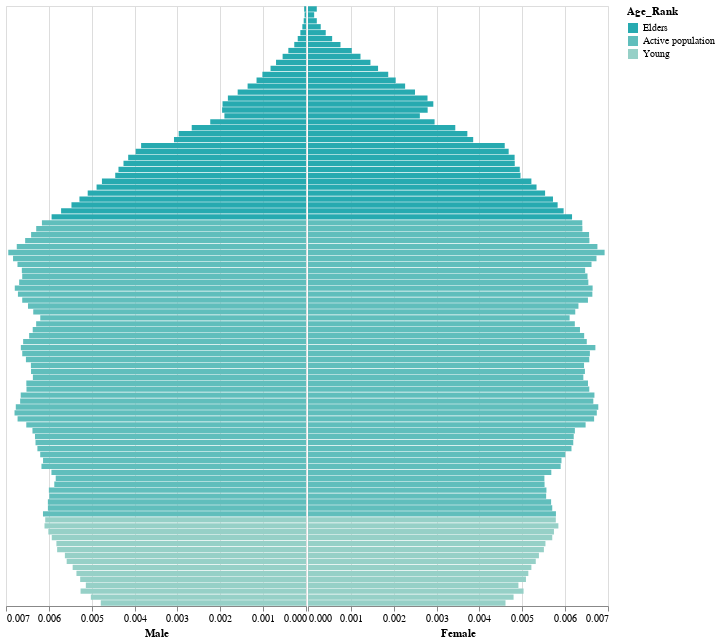

Notebook code for this chart:
### Code cell
yseq = data_filtered["Age"][::-1]
female_scale = alt.Scale(domain=list(female_colors.keys()), range=list(female_colors.values()))
male_scale = alt.Scale(domain=list(male_colors.keys()), range=list(male_colors.values()))

base = alt.Chart(data_filtered).properties(
    width=300, height=600,
)

left = base.mark_bar().encode(
    alt.Y("Age:N").axis(None).sort(yseq),
    alt.X("Male_Ratio:Q").sort("descending").title("Male"),
    alt.Color("Age_Rank:N").scale(male_scale)
)

right = base.mark_bar().encode(
    alt.Y("Age:N").axis(None).sort(yseq),
    alt.X("Female_Ratio:Q").title("Female"),
    alt.Color("Age_Rank:N").scale(female_scale)
)

alt.concat(left, right, spacing=0)

### Figure 1 — Vega-Lite specification as saved in the notebook (floating-point values rounded to 4 significant figures)
{"config": {"view": {"continuousWidth": 300, "continuousHeight": 300}}, "concat": [{"mark": {"type": "bar"}, "encoding": {"color": {"field": "Age_Rank", "scale": {"domain": ["Elders", "Active population", "Young"], "range": ["#27aab0", "#60BEBC", "#96D0C7"]}, "type": "nominal"}, "x": {"field": "Male_Ratio", "sort": "descending", "title": "Male", "type": "quantitative"}, "y": {"axis": null, "field": "Age", "sort": ["100+ years", "99 years", "98 years", "97 years", "96 years", "95 years", "94 years", "93 years", "92 years", "91 years", "90 years", "89 years", "88 years", "87 years", "86 years", "85 years", "84 years", "83 years", "82 years", "81 years", "80 years", "79 years", "78 years", "77 years", "76 years", "75 years", "74 years", "73 years", "72 years", "71 years", "70 years", "69 years", "68 years", "67 years", "66 years", "65 years", "64 years", "63 years", "62 years", "61 years", "60 years", "59 years", "58 years", "57 years", "56 years", "55 years", "54 years", "53 years", "52 years", "51 years", "50 years", "49 years", "48 years", "47 years", "46 years", "45 years", "44 years", "43 years", "42 years", "41 years", "40 years", "39 years", "38 years", "37 years", "36 years", "35 years", "34 years", "33 years", "32 years", "31 years", "30 years", "29 years", "28 years", "27 years", "26 years", "25 years", "24 years", "23 years", "22 years", "21 years", "20 years", "19 years", "18 years", "17 years", "16 years", "15 years", "14 years", "13 years", "12 years", "11 years", "10 years", "9 years", "8 years", "7 years", "6 years", "5 years", "4 years", "3 years", "2 years", "1 year", "Less than 1 year"], "type": "nominal"}}, "height": 600, "width": 300}, {"mark": {"type": "bar"}, "encoding": {"color": {"field": "Age_Rank", "scale": {"domain": ["Elders", "Active population", "Young"], "range": ["#c46487", "#D18EB0", "#DBB5D3"]}, "type": "nominal"}, "x": {"field": "Female_Ratio", "title": "Female", "type": "quantitative"}, "y": {"axis": null, "field": "Age", "sort": ["100+ years", "99 years", "98 years", "97 years", "96 years", "95 years", "94 years", "93 years", "92 years", "91 years", "90 years", "89 years", "88 years", "87 years", "86 years", "85 years", "84 years", "83 years", "82 years", "81 years", "80 years", "79 years", "78 years", "77 years", "76 years", "75 years", "74 years", "73 years", "72 years", "71 years", "70 years", "69 years", "68 years", "67 years", "66 years", "65 years", "64 years", "63 years", "62 years", "61 years", "60 years", "59 years", "58 years", "57 years", "56 years", "55 years", "54 years", "53 years", "52 years", "51 years", "50 years", "49 years", "48 years", "47 years", "46 years", "45 years", "44 years", "43 years", "42 years", "41 years", "40 years", "39 years", "38 years", "37 years", "36 years", "35 years", "34 years", "33 years", "32 years", "31 years", "30 years", "29 years", "28 years", "27 years", "26 years", "25 years", "24 years", "23 years", "22 years", "21 years", "20 years", "19 years", "18 years", "17 years", "16 years", "15 years", "14 years", "13 years", "12 years", "11 years", "10 years", "9 years", "8 years", "7 years", "6 years", "5 years", "4 years", "3 years", "2 years", "1 year", "Less than 1 year"], "type": "nominal"}}, "height": 600, "width": 300}], "data": {"name": "data-e99f963d9c9c9f1295cc839054723f36"}, "spacing": 0, "$schema": "https://vega.github.io/schema/vega-lite/v5.20.1.json", "datasets": {"data-e99f963d9c9c9f1295cc839054723f36": [{"Country": "Belgium", "Year": 2024, "Age": "Less than 1 year", "Male": 56590, "Female": 54456, "index": 19, "Total": 11817096, "Age_Rank": "Young", "Male_Ratio": 0.004789, "Female_Ratio": 0.004608}, {"Country": "Belgium", "Year": 2024, "Age": "1 year", "Male": 59331, "Female": 56682, "index": 19, "Total": 11817096, "Age_Rank": "Young", "Male_Ratio": 0.005021, "Female_Ratio": 0.004797}, {"Country": "Belgium", "Year": 2024, "Age": "2 years", "Male": 62162, "Female": 59437, "index": 19, "Total": 11817096, "Age_Rank": "Young", "Male_Ratio": 0.00526, "Female_Ratio": 0.00503}, {"Country": "Belgium", "Year": 2024, "Age": "3 years", "Male": 60706, "Female": 58018, "index": 19, "Total": 11817096, "Age_Rank": "Young", "Male_Ratio": 0.005137, "Female_Ratio": 0.00491}, {"Country": "Belgium", "Year": 2024, "Age": "4 years", "Male": 62267, "Female": 60097, "index": 19, "Total": 11817096, "Age_Rank": "Young", "Male_Ratio": 0.005269, "Female_Ratio": 0.005086}, {"Country": "Belgium", "Year": 2024, "Age": "5 years", "Male": 63294, "Female": 60751, "index": 19, "Total": 11817096, "Age_Rank": "Young", "Male_Ratio": 0.005356, "Female_Ratio": 0.005141}, {"Country": "Belgium", "Year": 2024, "Age": "6 years", "Male": 64339, "Female": 61592, "index": 19, "Total": 11817096, "Age_Rank": "Young", "Male_Ratio": 0.005445, "Female_Ratio": 0.005212}, {"Country": "Belgium", "Year": 2024, "Age": "7 years", "Male": 65988, "Female": 62803, "index": 19, "Total": 11817096, "Age_Rank": "Young", "Male_Ratio": 0.005584, "Female_Ratio": 0.005315}, {"Country": "Belgium", "Year": 2024, "Age": "8 years", "Male": 66484, "Female": 63673, "index": 19, "Total": 11817096, "Age_Rank": "Young", "Male_Ratio": 0.005626, "Female_Ratio": 0.005388}, {"Country": "Belgium", "Year": 2024, "Age": "9 years", "Male": 68618, "Female": 65041, "index": 19, "Total": 11817096, "Age_Rank": "Young", "Male_Ratio": 0.005807, "Female_Ratio": 0.005504}, {"Country": "Belgium", "Year": 2024, "Age": "10 years", "Male": 68819, "Female": 65471, "index": 19, "Total": 11817096, "Age_Rank": "Young", "Male_Ratio": 0.005824, "Female_Ratio": 0.00554}, {"Country": "Belgium", "Year": 2024, "Age": "11 years", "Male": 70102, "Female": 67348, "index": 19, "Total": 11817096, "Age_Rank": "Young", "Male_Ratio": 0.005932, "Female_Ratio": 0.005699}, {"Country": "Belgium", "Year": 2024, "Age": "12 years", "Male": 71041, "Female": 67814, "index": 19, "Total": 11817096, "Age_Rank": "Young", "Male_Ratio": 0.006012, "Female_Ratio": 0.005739}, {"Country": "Belgium", "Year": 2024, "Age": "13 years", "Male": 72101, "Female": 69038, "index": 19, "Total": 11817096, "Age_Rank": "Young", "Male_Ratio": 0.006101, "Female_Ratio": 0.005842}, {"Country": "Belgium", "Year": 2024, "Age": "14 years", "Male": 71905, "Female": 68332, "index": 19, "Total": 11817096, "Age_Rank": "Young", "Male_Ratio": 0.006085, "Female_Ratio": 0.005782}, {"Country": "Belgium", "Year": 2024, "Age": "15 years", "Male": 72525, "Female": 68365, "index": 19, "Total": 11817096, "Age_Rank": "Active population", "Male_Ratio": 0.006137, "Female_Ratio": 0.005785}, {"Country": "Belgium", "Year": 2024, "Age": "16 years", "Male": 71169, "Female": 67346, "index": 19, "Total": 11817096, "Age_Rank": "Active population", "Male_Ratio": 0.006023, "Female_Ratio": 0.005699}, {"Country": "Belgium", "Year": 2024, "Age": "17 years", "Male": 71176, "Female": 67035, "index": 19, "Total": 11817096, "Age_Rank": "Active population", "Male_Ratio": 0.006023, "Female_Ratio": 0.005673}, {"Country": "Belgium", "Year": 2024, "Age": "18 years", "Male": 70789, "Female": 65665, "index": 19, "Total": 11817096, "Age_Rank": "Active population", "Male_Ratio": 0.00599, "Female_Ratio": 0.005557}, {"Country": "Belgium", "Year": 2024, "Age": "19 years", "Male": 70900, "Female": 65743, "index": 19, "Total": 11817096, "Age_Rank": "Active population", "Male_Ratio": 0.006, "Female_Ratio": 0.005563}, {"Country": "Belgium", "Year": 2024, "Age": "20 years", "Male": 69404, "Female": 65231, "index": 19, "Total": 11817096, "Age_Rank": "Active population", "Male_Ratio": 0.005873, "Female_Ratio": 0.00552}, {"Country": "Belgium", "Year": 2024, "Age": "21 years", "Male": 69010, "Female": 65182, "index": 19, "Total": 11817096, "Age_Rank": "Active population", "Male_Ratio": 0.00584, "Female_Ratio": 0.005516}, {"Country": "Belgium", "Year": 2024, "Age": "22 years", "Male": 70192, "Female": 67090, "index": 19, "Total": 11817096, "Age_Rank": "Active population", "Male_Ratio": 0.00594, "Female_Ratio": 0.005677}, {"Country": "Belgium", "Year": 2024, "Age": "23 years", "Male": 72943, "Female": 69665, "index": 19, "Total": 11817096, "Age_Rank": "Active population", "Male_Ratio": 0.006173, "Female_Ratio": 0.005895}, {"Country": "Belgium", "Year": 2024, "Age": "24 years", "Male": 72504, "Female": 69894, "index": 19, "Total": 11817096, "Age_Rank": "Active population", "Male_Ratio": 0.006136, "Female_Ratio": 0.005915}, {"Country": "Belgium", "Year": 2024, "Age": "25 years", "Male": 73286, "Female": 70951, "index": 19, "Total": 11817096, "Age_Rank": "Active population", "Male_Ratio": 0.006202, "Female_Ratio": 0.006004}, {"Country": "Belgium", "Year": 2024, "Age": "26 years", "Male": 74060, "Female": 72654, "index": 19, "Total": 11817096, "Age_Rank": "Active population", "Male_Ratio": 0.006267, "Female_Ratio": 0.006148}, {"Country": "Belgium", "Year": 2024, "Age": "27 years", "Male": 74582, "Female": 73139, "index": 19, "Total": 11817096, "Age_Rank": "Active population", "Male_Ratio": 0.006311, "Female_Ratio": 0.006189}, {"Country": "Belgium", "Year": 2024, "Age": "28 years", "Male": 74729, "Female": 73270, "index": 19, "Total": 11817096, "Age_Rank": "Active population", "Male_Ratio": 0.006324, "Female_Ratio": 0.0062}, {"Country": "Belgium", "Year": 2024, "Age": "29 years", "Male": 75424, "Female": 73587, "index": 19, "Total": 11817096, "Age_Rank": "Active population", "Male_Ratio": 0.006383, "Female_Ratio": 0.006227}, {"Country": "Belgium", "Year": 2024, "Age": "30 years", "Male": 77126, "Female": 76545, "index": 19, "Total": 11817096, "Age_Rank": "Active population", "Male_Ratio": 0.006527, "Female_Ratio": 0.006477}, {"Country": "Belgium", "Year": 2024, "Age": "31 years", "Male": 79529, "Female": 78892, "index": 19, "Total": 11817096, "Age_Rank": "Active population", "Male_Ratio": 0.00673, "Female_Ratio": 0.006676}, {"Country": "Belgium", "Year": 2024, "Age": "32 years", "Male": 80367, "Female": 79631, "index": 19, "Total": 11817096, "Age_Rank": "Active population", "Male_Ratio": 0.006801, "Female_Ratio": 0.006739}, {"Country": "Belgium", "Year": 2024, "Age": "33 years", "Male": 80021, "Female": 80041, "index": 19, "Total": 11817096, "Age_Rank": "Active population", "Male_Ratio": 0.006772, "Female_Ratio": 0.006773}, {"Country": "Belgium", "Year": 2024, "Age": "34 years", "Male": 78818, "Female": 78672, "index": 19, "Total": 11817096, "Age_Rank": "Active population", "Male_Ratio": 0.00667, "Female_Ratio": 0.006657}, {"Country": "Belgium", "Year": 2024, "Age": "35 years", "Male": 78666, "Female": 78976, "index": 19, "Total": 11817096, "Age_Rank": "Active population", "Male_Ratio": 0.006657, "Female_Ratio": 0.006683}, {"Country": "Belgium", "Year": 2024, "Age": "36 years", "Male": 77071, "Female": 77559, "index": 19, "Total": 11817096, "Age_Rank": "Active population", "Male_Ratio": 0.006522, "Female_Ratio": 0.006563}, {"Country": "Belgium", "Year": 2024, "Age": "37 years", "Male": 77114, "Female": 77201, "index": 19, "Total": 11817096, "Age_Rank": "Active population", "Male_Ratio": 0.006526, "Female_Ratio": 0.006533}, {"Country": "Belgium", "Year": 2024, "Age": "38 years", "Male": 75309, "Female": 75921, "index": 19, "Total": 11817096, "Age_Rank": "Active population", "Male_Ratio": 0.006373, "Female_Ratio": 0.006425}, {"Country": "Belgium", "Year": 2024, "Age": "39 years", "Male": 75814, "Female": 76355, "index": 19, "Total": 11817096, "Age_Rank": "Active population", "Male_Ratio": 0.006416, "Female_Ratio": 0.006461}, {"Country": "Belgium", "Year": 2024, "Age": "40 years", "Male": 75852, "Female": 76116, "index": 19, "Total": 11817096, "Age_Rank": "Active population", "Male_Ratio": 0.006419, "Female_Ratio": 0.006441}, {"Country": "Belgium", "Year": 2024, "Age": "41 years", "Male": 77226, "Female": 77550, "index": 19, "Total": 11817096, "Age_Rank": "Active population", "Male_Ratio": 0.006535, "Female_Ratio": 0.006563}, {"Country": "Belgium", "Year": 2024, "Age": "42 years", "Male": 78240, "Female": 77724, "index": 19, "Total": 11817096, "Age_Rank": "Active population", "Male_Ratio": 0.006621, "Female_Ratio": 0.006577}, {"Country": "Belgium", "Year": 2024, "Age": "43 years", "Male": 78628, "Female": 79240, "index": 19, "Total": 11817096, "Age_Rank": "Active population", "Male_Ratio": 0.006654, "Female_Ratio": 0.006706}, {"Country": "Belgium", "Year": 2024, "Age": "44 years", "Male": 77991, "Female": 76870, "index": 19, "Total": 11817096, "Age_Rank": "Active population", "Male_Ratio": 0.0066, "Female_Ratio": 0.006505}, {"Country": "Belgium", "Year": 2024, "Age": "45 years", "Male": 76339, "Female": 76151, "index": 19, "Total": 11817096, "Age_Rank": "Active population", "Male_Ratio": 0.00646, "Female_Ratio": 0.006444}, {"Country": "Belgium", "Year": 2024, "Age": "46 years", "Male": 75350, "Female": 74991, "index": 19, "Total": 11817096, "Age_Rank": "Active population", "Male_Ratio": 0.006376, "Female_Ratio": 0.006346}, {"Country": "Belgium", "Year": 2024, "Age": "47 years", "Male": 74404, "Female": 73572, "index": 19, "Total": 11817096, "Age_Rank": "Active population", "Male_Ratio": 0.006296, "Female_Ratio": 0.006226}, {"Country": "Belgium", "Year": 2024, "Age": "48 years", "Male": 73271, "Female": 72138, "index": 19, "Total": 11817096, "Age_Rank": "Active population", "Male_Ratio": 0.0062, "Female_Ratio": 0.006105}, {"Country": "Belgium", "Year": 2024, "Age": "49 years", "Male": 75205, "Female": 73693, "index": 19, "Total": 11817096, "Age_Rank": "Active population", "Male_Ratio": 0.006364, "Female_Ratio": 0.006236}, {"Country": "Belgium", "Year": 2024, "Age": "50 years", "Male": 76656, "Female": 74570, "index": 19, "Total": 11817096, "Age_Rank": "Active population", "Male_Ratio": 0.006487, "Female_Ratio": 0.00631}, {"Country": "Belgium", "Year": 2024, "Age": "51 years", "Male": 78247, "Female": 77191, "index": 19, "Total": 11817096, "Age_Rank": "Active population", "Male_Ratio": 0.006622, "Female_Ratio": 0.006532}, {"Country": "Belgium", "Year": 2024, "Age": "52 years", "Male": 79430, "Female": 78407, "index": 19, "Total": 11817096, "Age_Rank": "Active population", "Male_Ratio": 0.006722, "Female_Ratio": 0.006635}, {"Country": "Belgium", "Year": 2024, "Age": "53 years", "Male": 80297, "Female": 78479, "index": 19, "Total": 11817096, "Age_Rank": "Active population", "Male_Ratio": 0.006795, "Female_Ratio": 0.006641}, {"Country": "Belgium", "Year": 2024, "Age": "54 years", "Male": 79092, "Female": 77297, "index": 19, "Total": 11817096, "Age_Rank": "Active population", "Male_Ratio": 0.006693, "Female_Ratio": 0.006541}, {"Country": "Belgium", "Year": 2024, "Age": "55 years", "Male": 78248, "Female": 77073, "index": 19, "Total": 11817096, "Age_Rank": "Active population", "Male_Ratio": 0.006622, "Female_Ratio": 0.006522}, {"Country": "Belgium", "Year": 2024, "Age": "56 years", "Male": 78355, "Female": 76418, "index": 19, "Total": 11817096, "Age_Rank": "Active population", "Male_Ratio": 0.006631, "Female_Ratio": 0.006467}, {"Country": "Belgium", "Year": 2024, "Age": "57 years", "Male": 79552, "Female": 78175, "index": 19, "Total": 11817096, "Age_Rank": "Active population", "Male_Ratio": 0.006732, "Female_Ratio": 0.006615}, {"Country": "Belgium", "Year": 2024, "Age": "58 years", "Male": 80776, "Female": 79548, "index": 19, "Total": 11817096, "Age_Rank": "Active population", "Male_Ratio": 0.006836, "Female_Ratio": 0.006732}, {"Country": "Belgium", "Year": 2024, "Age": "59 years", "Male": 82094, "Female": 81784, "index": 19, "Total": 11817096, "Age_Rank": "Active population", "Male_Ratio": 0.006947, "Female_Ratio": 0.006921}, {"Country": "Belgium", "Year": 2024, "Age": "60 years", "Male": 79752, "Female": 79800, "index": 19, "Total": 11817096, "Age_Rank": "Active population", "Male_Ratio": 0.006749, "Female_Ratio": 0.006753}, {"Country": "Belgium", "Year": 2024, "Age": "61 years", "Male": 77439, "Female": 77594, "index": 19, "Total": 11817096, "Age_Rank": "Active population", "Male_Ratio": 0.006553, "Female_Ratio": 0.006566}, {"Country": "Belgium", "Year": 2024, "Age": "62 years", "Male": 75797, "Female": 77507, "index": 19, "Total": 11817096, "Age_Rank": "Active population", "Male_Ratio": 0.006414, "Female_Ratio": 0.006559}, {"Country": "Belgium", "Year": 2024, "Age": "63 years", "Male": 74391, "Female": 75661, "index": 19, "Total": 11817096, "Age_Rank": "Active population", "Male_Ratio": 0.006295, "Female_Ratio": 0.006403}, {"Country": "Belgium", "Year": 2024, "Age": "64 years", "Male": 72815, "Female": 75629, "index": 19, "Total": 11817096, "Age_Rank": "Active population", "Male_Ratio": 0.006162, "Female_Ratio": 0.0064}, {"Country": "Belgium", "Year": 2024, "Age": "65 years", "Male": 70147, "Female": 72806, "index": 19, "Total": 11817096, "Age_Rank": "Elders", "Male_Ratio": 0.005936, "Female_Ratio": 0.006161}, {"Country": "Belgium", "Year": 2024, "Age": "66 years", "Male": 67528, "Female": 70479, "index": 19, "Total": 11817096, "Age_Rank": "Elders", "Male_Ratio": 0.005714, "Female_Ratio": 0.005964}, {"Country": "Belgium", "Year": 2024, "Age": "67 years", "Male": 64669, "Female": 68831, "index": 19, "Total": 11817096, "Age_Rank": "Elders", "Male_Ratio": 0.005472, "Female_Ratio": 0.005825}, {"Country": "Belgium", "Year": 2024, "Age": "68 years", "Male": 62472, "Female": 67548, "index": 19, "Total": 11817096, "Age_Rank": "Elders", "Male_Ratio": 0.005287, "Female_Ratio": 0.005716}, {"Country": "Belgium", "Year": 2024, "Age": "69 years", "Male": 60193, "Female": 65377, "index": 19, "Total": 11817096, "Age_Rank": "Elders", "Male_Ratio": 0.005094, "Female_Ratio": 0.005532}, {"Country": "Belgium", "Year": 2024, "Age": "70 years", "Male": 57744, "Female": 63016, "index": 19, "Total": 11817096, "Age_Rank": "Elders", "Male_Ratio": 0.004886, "Female_Ratio": 0.005333}, {"Country": "Belgium", "Year": 2024, "Age": "71 years", "Male": 56268, "Female": 61595, "index": 19, "Total": 11817096, "Age_Rank": "Elders", "Male_Ratio": 0.004762, "Female_Ratio": 0.005212}, {"Country": "Belgium", "Year": 2024, "Age": "72 years", "Male": 52600, "Female": 58591, "index": 19, "Total": 11817096, "Age_Rank": "Elders", "Male_Ratio": 0.004451, "Female_Ratio": 0.004958}, {"Country": "Belgium", "Year": 2024, "Age": "73 years", "Male": 51706, "Female": 58386, "index": 19, "Total": 11817096, "Age_Rank": "Elders", "Male_Ratio": 0.004376, "Female_Ratio": 0.004941}, {"Country": "Belgium", "Year": 2024, "Age": "74 years", "Male": 50322, "Female": 57010, "index": 19, "Total": 11817096, "Age_Rank": "Elders", "Male_Ratio": 0.004258, "Female_Ratio": 0.004824}, {"Country": "Belgium", "Year": 2024, "Age": "75 years", "Male": 49029, "Female": 56973, "index": 19, "Total": 11817096, "Age_Rank": "Elders", "Male_Ratio": 0.004149, "Female_Ratio": 0.004821}, {"Country": "Belgium", "Year": 2024, "Age": "76 years", "Male": 46968, "Female": 55332, "index": 19, "Total": 11817096, "Age_Rank": "Elders", "Male_Ratio": 0.003975, "Female_Ratio": 0.004682}, {"Country": "Belgium", "Year": 2024, "Age": "77 years", "Male": 45465, "Female": 54242, "index": 19, "Total": 11817096, "Age_Rank": "Elders", "Male_Ratio": 0.003847, "Female_Ratio": 0.00459}, {"Country": "Belgium", "Year": 2024, "Age": "78 years", "Male": 36401, "Female": 45547, "index": 19, "Total": 11817096, "Age_Rank": "Elders", "Male_Ratio": 0.00308, "Female_Ratio": 0.003854}, {"Country": "Belgium", "Year": 2024, "Age": "79 years", "Male": 35108, "Female": 43938, "index": 19, "Total": 11817096, "Age_Rank": "Elders", "Male_Ratio": 0.002971, "Female_Ratio": 0.003718}, {"Country": "Belgium", "Year": 2024, "Age": "80 years", "Male": 31510, "Female": 40611, "index": 19, "Total": 11817096, "Age_Rank": "Elders", "Male_Ratio": 0.002666, "Female_Ratio": 0.003437}, {"Country": "Belgium", "Year": 2024, "Age": "81 years", "Male": 26402, "Female": 34902, "index": 19, "Total": 11817096, "Age_Rank": "Elders", "Male_Ratio": 0.002234, "Female_Ratio": 0.002954}, {"Country": "Belgium", "Year": 2024, "Age": "82 years", "Male": 22498, "Female": 30840, "index": 19, "Total": 11817096, "Age_Rank": "Elders", "Male_Ratio": 0.001904, "Female_Ratio": 0.00261}, {"Country": "Belgium", "Year": 2024, "Age": "83 years", "Male": 23132, "Female": 32993, "index": 19, "Total": 11817096, "Age_Rank": "Elders", "Male_Ratio": 0.001958, "Female_Ratio": 0.002792}, {"Country": "Belgium", "Year": 2024, "Age": "84 years", "Male": 23013, "Female": 34554, "index": 19, "Total": 11817096, "Age_Rank": "Elders", "Male_Ratio": 0.001947, "Female_Ratio": 0.002924}, {"Country": "Belgium", "Year": 2024, "Age": "85 years", "Male": 21538, "Female": 32955, "index": 19, "Total": 11817096, "Age_Rank": "Elders", "Male_Ratio": 0.001823, "Female_Ratio": 0.002789}, {"Country": "Belgium", "Year": 2024, "Age": "86 years", "Male": 18840, "Female": 29506, "index": 19, "Total": 11817096, "Age_Rank": "Elders", "Male_Ratio": 0.001594, "Female_Ratio": 0.002497}, {"Country": "Belgium", "Year": 2024, "Age": "87 years", "Male": 16101, "Female": 26780, "index": 19, "Total": 11817096, "Age_Rank": "Elders", "Male_Ratio": 0.001363, "Female_Ratio": 0.002266}, {"Country": "Belgium", "Year": 2024, "Age": "88 years", "Male": 13636, "Female": 24177, "index": 19, "Total": 11817096, "Age_Rank": "Elders", "Male_Ratio": 0.001154, "Female_Ratio": 0.002046}, {"Country": "Belgium", "Year": 2024, "Age": "89 years", "Male": 12026, "Female": 22120, "index": 19, "Total": 11817096, "Age_Rank": "Elders", "Male_Ratio": 0.001018, "Female_Ratio": 0.001872}, {"Country": "Belgium", "Year": 2024, "Age": "90 years", "Male": 9775, "Female": 19317, "index": 19, "Total": 11817096, "Age_Rank": "Elders", "Male_Ratio": 0.0008272, "Female_Ratio": 0.001635}, {"Country": "Belgium", "Year": 2024, "Age": "91 years", "Male": 8263, "Female": 17219, "index": 19, "Total": 11817096, "Age_Rank": "Elders", "Male_Ratio": 0.0006992, "Female_Ratio": 0.001457}, {"Country": "Belgium", "Year": 2024, "Age": "92 years", "Male": 6447, "Female": 14475, "index": 19, "Total": 11817096, "Age_Rank": "Elders", "Male_Ratio": 0.0005456, "Female_Ratio": 0.001225}, {"Country": "Belgium", "Year": 2024, "Age": "93 years", "Male": 4872, "Female": 12066, "index": 19, "Total": 11817096, "Age_Rank": "Elders", "Male_Ratio": 0.0004123, "Female_Ratio": 0.001021}, {"Country": "Belgium", "Year": 2024, "Age": "94 years", "Male": 3234, "Female": 8957, "index": 19, "Total": 11817096, "Age_Rank": "Elders", "Male_Ratio": 0.0002737, "Female_Ratio": 0.000758}, {"Country": "Belgium", "Year": 2024, "Age": "95 years", "Male": 2281, "Female": 6658, "index": 19, "Total": 11817096, "Age_Rank": "Elders", "Male_Ratio": 0.000193, "Female_Ratio": 0.0005634}, {"Country": "Belgium", "Year": 2024, "Age": "96 years", "Male": 1553, "Female": 4889, "index": 19, "Total": 11817096, "Age_Rank": "Elders", "Male_Ratio": 0.0001314, "Female_Ratio": 0.0004137}, {"Country": "Belgium", "Year": 2024, "Age": "97 years", "Male": 1008, "Female": 3510, "index": 19, "Total": 11817096, "Age_Rank": "Elders", "Male_Ratio": 8.53e-05, "Female_Ratio": 0.000297}, {"Country": "Belgium", "Year": 2024, "Age": "98 years", "Male": 636, "Female": 2429, "index": 19, "Total": 11817096, "Age_Rank": "Elders", "Male_Ratio": 5.382e-05, "Female_Ratio": 0.0002055}, {"Country": "Belgium", "Year": 2024, "Age": "99 years", "Male": 391, "Female": 1701, "index": 19, "Total": 11817096, "Age_Rank": "Elders", "Male_Ratio": 3.309e-05, "Female_Ratio": 0.0001439}, {"Country": "Belgium", "Year": 2024, "Age": "100+ years", "Male": 505, "Female": 2422, "index": 19, "Total": 11817096, "Age_Rank": "Elders", "Male_Ratio": 4.273e-05, "Female_Ratio": 0.000205}]}}
